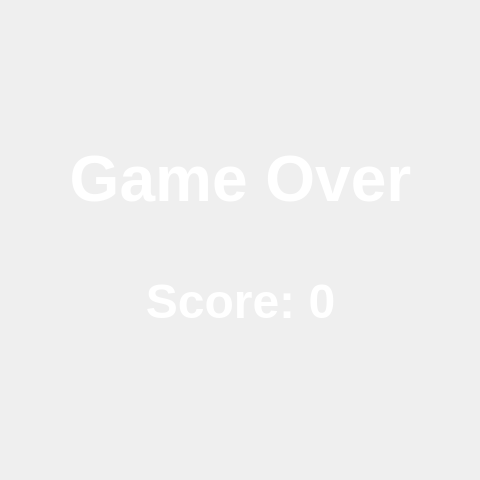
<?xml version="1.0" encoding="UTF-8"?>
<ui version="4.0">
 <class>SceneEndGame</class>
 <widget class="QWidget" name="SceneEndGame">
  <property name="geometry">
   <rect>
    <x>0</x>
    <y>0</y>
    <width>480</width>
    <height>480</height>
   </rect>
  </property>
  <property name="windowTitle">
   <string>Game Over</string>
  </property>
  <property name="windowOpacity">
   <double>0.000000000000000</double>
  </property>
  <widget class="QClickImage" name="labelOverlay">
   <property name="geometry">
    <rect>
     <x>0</x>
     <y>0</y>
     <width>481</width>
     <height>481</height>
    </rect>
   </property>
   <property name="text">
    <string/>
   </property>
  </widget>
  <widget class="QWidget" name="verticalLayoutWidget">
   <property name="geometry">
    <rect>
     <x>0</x>
     <y>0</y>
     <width>481</width>
     <height>481</height>
    </rect>
   </property>
   <layout class="QVBoxLayout" name="layoutLabel">
    <item>
     <widget class="QWidget" name="wdgFillUp" native="true"/>
    </item>
    <item>
     <widget class="QLabel" name="labelGameOver">
      <property name="font">
       <font>
        <pointsize>48</pointsize>
       </font>
      </property>
      <property name="text">
       <string>&lt;html&gt;&lt;head/&gt;&lt;body&gt;&lt;p&gt;&lt;span style=&quot; font-weight:700; color:#ffffff;&quot;&gt;Game Over&lt;/span&gt;&lt;/p&gt;&lt;/body&gt;&lt;/html&gt;</string>
      </property>
      <property name="textFormat">
       <enum>Qt::RichText</enum>
      </property>
      <property name="alignment">
       <set>Qt::AlignCenter</set>
      </property>
     </widget>
    </item>
    <item>
     <widget class="QLabel" name="labelScore">
      <property name="font">
       <font>
        <pointsize>36</pointsize>
       </font>
      </property>
      <property name="text">
       <string>&lt;html&gt;&lt;head/&gt;&lt;body&gt;&lt;p&gt;&lt;span style=&quot; font-weight:700; color:#ffffff;&quot;&gt;Score: 0&lt;/span&gt;&lt;/p&gt;&lt;/body&gt;&lt;/html&gt;</string>
      </property>
      <property name="textFormat">
       <enum>Qt::RichText</enum>
      </property>
      <property name="alignment">
       <set>Qt::AlignCenter</set>
      </property>
     </widget>
    </item>
    <item>
     <widget class="QWidget" name="wdgFillDown" native="true"/>
    </item>
   </layout>
  </widget>
  <zorder>verticalLayoutWidget</zorder>
  <zorder>labelOverlay</zorder>
 </widget>
 <customwidgets>
  <customwidget>
   <class>QClickImage</class>
   <extends>QLabel</extends>
   <header location="global">components/qclickimage.h</header>
   <slots>
    <signal>clicked()</signal>
    <signal>mouseOn()</signal>
    <signal>mouseOff()</signal>
   </slots>
  </customwidget>
 </customwidgets>
 <resources/>
 <connections>
  <connection>
   <sender>labelOverlay</sender>
   <signal>clicked()</signal>
   <receiver>SceneEndGame</receiver>
   <slot>callCmdStop()</slot>
   <hints>
    <hint type="sourcelabel">
     <x>240</x>
     <y>240</y>
    </hint>
    <hint type="destinationlabel">
     <x>239</x>
     <y>239</y>
    </hint>
   </hints>
  </connection>
 </connections>
 <slots>
  <signal>cmdStop()</signal>
  <slot>showScore()</slot>
  <slot>recordScore(int)</slot>
  <slot>endScore(int)</slot>
  <slot>opacityChangeStep()</slot>
  <slot>callCmdStop()</slot>
 </slots>
</ui>
